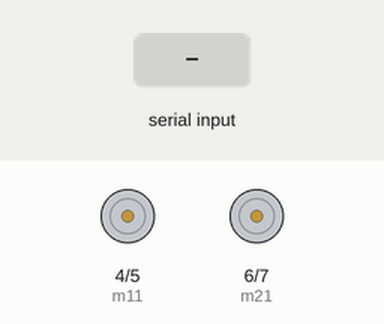
This sketch was run on a simulated Arduino Uno, built with avr-gcc and run on an emulated ATmega328P. On the bench: motor-driver pin pairs drawn as motors (green arrow = first pin HIGH = forward, orange = second pin HIGH = backward, longer = more drive). The inputs (shaded band) are chosen by the test bench.

Above: at 1.2 s.
1.3 s: "f" received over the second serial link
At 2.5 s:
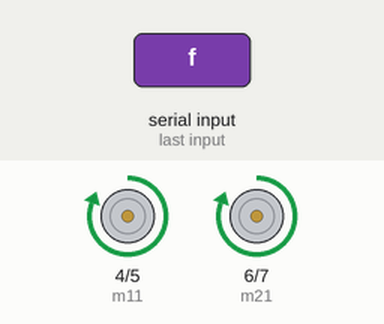
2.8 s: "b" received over the second serial link
At 3.6 s:
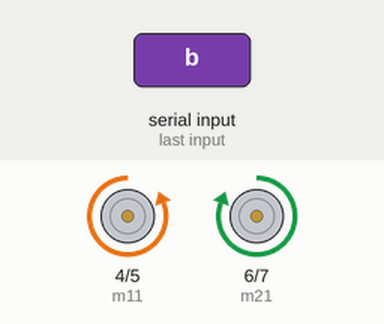
4.3 s: "r" received over the second serial link
At 4.7 s:
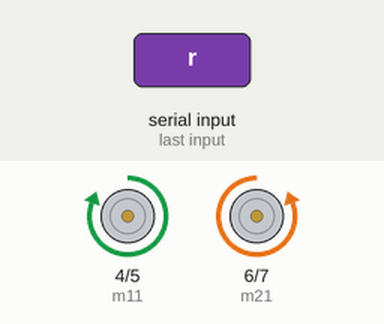
5.8 s: "l" received over the second serial link
At 7.0 s:
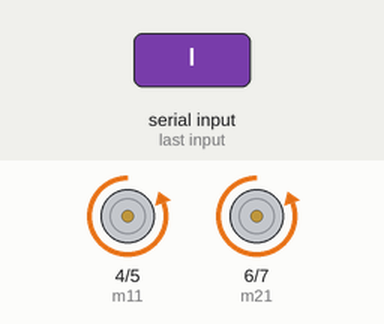
7.3 s: "s" received over the second serial link
At 8.2 s:
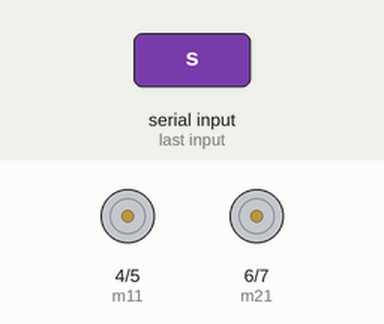
Timing chart, 0 to 9.8 s (numbered marks = the images above; inputs shaded):
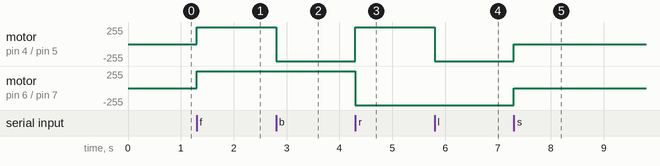

Measured:
- after the input at 1.3 s, motor on pin 4 (m11) / pin 5 (m12), motor on pin 6 (m21) / pin 7 (m22): stopped → forward 255/255 at once
- after the input at 2.8 s, motor on pin 4 (m11) / pin 5 (m12): forward 255/255 → backward 255/255 at once
- after the input at 4.3 s, motor on pin 4 (m11) / pin 5 (m12): backward 255/255 → forward 255/255 at once; motor on pin 6 (m21) / pin 7 (m22): forward 255/255 → backward 255/255 at once
- after the input at 5.8 s, motor on pin 4 (m11) / pin 5 (m12): forward 255/255 → backward 255/255 at once
- after the input at 7.3 s, motor on pin 4 (m11) / pin 5 (m12), motor on pin 6 (m21) / pin 7 (m22): backward 255/255 → stopped at once

The sketch:

BLE_CHASIS.ino
```cpp
// BLUETOOTH CHASIS INSTRUCTIONS
#include <SoftwareSerial.h>
SoftwareSerial bt(3, 2);  //Rx, Tx
int m11 = 4;
int m12 = 5;
int m21 = 6;
int m22 = 7;

void setup() {
  Serial.begin(9600);
  bt.begin(9600);
  pinMode(m11, OUTPUT);
  pinMode(m12, OUTPUT);
  pinMode(m21, OUTPUT);
  pinMode(m22, OUTPUT);
}

void loop() {
  if (bt.available()) {
    char ch = bt.read();
    if (ch == 'f'){
      fwd();
    }
    if (ch == 'b'){
      rev();
    }
    if (ch == 'r'){
      rht();
    }
    if (ch == 'l'){
      lft();
    }
    if (ch == 's'){
      stp();
    }
  }
}

void fwd() {
  digitalWrite(m11, 1);
  digitalWrite(m12, 0);
  digitalWrite(m21, 1);
  digitalWrite(m22, 0);
}

void rht() {
  digitalWrite(m11, 1);
  digitalWrite(m12, 0);
  digitalWrite(m21, 0);
  digitalWrite(m22, 1);
}

void rev() {
  digitalWrite(m11, 0);
  digitalWrite(m12, 1);
  digitalWrite(m21, 1);
  digitalWrite(m22, 0);
}

void lft() {
  digitalWrite(m11, 0);
  digitalWrite(m12, 1);
  digitalWrite(m21, 0);
  digitalWrite(m22, 1);
}
void stp() {
  digitalWrite(m11, 0);
  digitalWrite(m12, 0);
  digitalWrite(m21, 0);
  digitalWrite(m22, 0);
}
```
